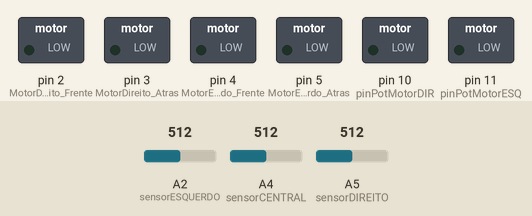
Recording of a sketch running on a simulated Arduino Uno, built with avr-gcc and run on an emulated ATmega328P. Shown: switched loads named in the sketch (green lamp = pin HIGH). The inputs (shaded band) are chosen by the test bench; at power-on: A2 (sensorESQUERDO) = 512, A4 (sensorCENTRAL) = 512, A5 (sensorDIREITO) = 512.

Above: at 4.2 s.
4.3 s: A2 (sensorESQUERDO) set to 313
5.8 s: A2 (sensorESQUERDO) set to 287
At 6.4 s:
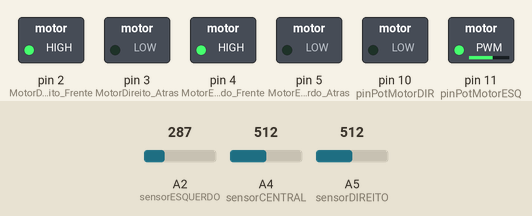
At 20.2 s:
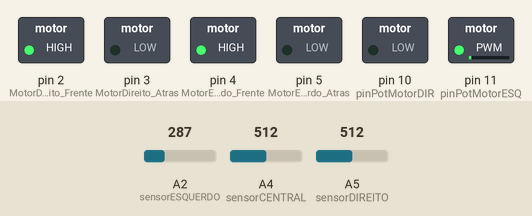
Timing chart, 0 to 20.5 s (numbered marks = the images above; inputs shaded):
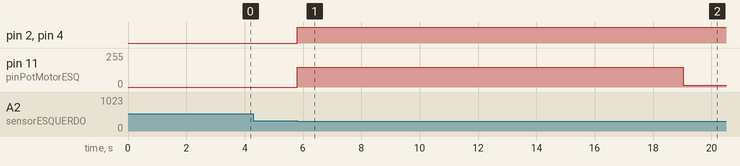

The sketch:

C_digo_carrinho_seguidor_de_linha_FINAL.ino
```cpp
//___________________________________________Definição Gerais dos Sensores______________________________________________
//_____________Definição Gerais dos Sensores______________
//Definição dos Sensores InfraVermelho
#define sensorDIREITO A5 //AZUL
#define sensorESQUERDO A2 //AMARELO
#define sensorCENTRAL A4 //VERMELHO

//Váriavel para armazenar dados dos Sensores
int Dados_SensorDIREITO; //AZUL
int Dados_SensorESQUERDO; //AMARELO
int Dados_SensorCENTRAL; //CENTRAL

//Definição da linha que divide preto e branco
//se maior que o linear, será preto
//se menor que o linear, será branco
#define linear 300
#define limiar2 450

//variavel de tempo

unsigned long tempo = 16000 + 3000;


/////////////////////////////////////////////////////////////////////////////////////////////////////////////////
//__________________________________________Definiçoes dos MOTORES_____________________________

//Definição dos Pinos de Potencia dos Motores
#define pinPotMotorESQ  11
#define pinPotMotorDIR  10

//Definição dos Pinos de Direção de Rotação
//Motor Direito
#define MotorDireito_Frente 2
#define MotorDireito_Atras 3

//Motor Esquerdo
#define MotorEsquerdo_Frente 4
#define MotorEsquerdo_Atras 5

//Definição de Velocidades

//Diferença de 25 no valor de um motor para o outro, exemplo abaixo
//#define veloESQ1 130
//#define veloDIR1 105
#define veloESQ1 255
#define veloDIR1 240
#define veloZero 0
#define veloCurvE 150
#define veloCurvD 135

////////////////////////////////////////////////////////////////////////////////////////////////
//________________________________________Definiçoes GERAIS de Funçoes_______________________________

//__________________________________Definição das Funçoes Primarias do motor_________________________

//********************************************************
//Função que faz o carrinho ficar parado
//FUNÇÃO PARADO DESATIVADA
void PARADO(){
  digitalWrite(MotorDireito_Frente,  HIGH );
  digitalWrite(MotorDireito_Atras,    LOW );
  digitalWrite(MotorEsquerdo_Frente, HIGH );
  digitalWrite(MotorEsquerdo_Atras,   LOW );

  analogWrite(pinPotMotorESQ , veloZero);
  analogWrite(pinPotMotorDIR , veloZero);
}
//Função que faz o carrinho andar para frente
void FRENTE(){
  digitalWrite(MotorDireito_Frente,  HIGH );
  digitalWrite(MotorDireito_Atras,    LOW );
  digitalWrite(MotorEsquerdo_Frente, HIGH );
  digitalWrite(MotorEsquerdo_Atras,   LOW );

  analogWrite(pinPotMotorESQ , veloESQ1);
  analogWrite(pinPotMotorDIR , veloDIR1);
}

//Função que faz o carrinho andar para tras
void TRAS(){
  digitalWrite(MotorDireito_Frente,    LOW );
  digitalWrite(MotorDireito_Atras,    HIGH );
  digitalWrite(MotorEsquerdo_Frente,   LOW );
  digitalWrite(MotorEsquerdo_Atras,   HIGH );

  analogWrite(pinPotMotorESQ , 130);
  analogWrite(pinPotMotorDIR , 105);
}
//Função que faz o carrinho andar para a direita
//Para virar a direita o motor o direito é desativado e o da esquerdo ativado
void DIREITA(){
  digitalWrite(MotorDireito_Frente,  HIGH );
  digitalWrite(MotorDireito_Atras,    LOW );
  digitalWrite(MotorEsquerdo_Frente, HIGH );
  digitalWrite(MotorEsquerdo_Atras,   LOW );

  analogWrite(pinPotMotorESQ , veloZero);
  analogWrite(pinPotMotorDIR , veloCurvD);
}

//Função que faz o carrinho andar para a esquerda
//Para virar a esquerda o motor o esquerdo é desativado e o da direito ativado
void ESQUERDA(){
  digitalWrite(MotorDireito_Frente,  HIGH );
  digitalWrite(MotorDireito_Atras,    LOW );
  digitalWrite(MotorEsquerdo_Frente, HIGH );
  digitalWrite(MotorEsquerdo_Atras,   LOW );

  analogWrite(pinPotMotorESQ , veloCurvE);
  analogWrite(pinPotMotorDIR , veloZero);
}
/////////////////////////////////////////////////////////////////////////////////////////////////////////////////
//___________________________________Definição das Funçoes Primarias do motor________________________________

//___________________________________________________SETUP GERAL_____________________________________________

void setup() {
//Definição dos Modos de pino
//INPUT = Entrada de Dados
//OUTPUT = Saída de Dados


//Definição pinos dos motores como SAIDA
  pinMode(MotorDireito_Frente,	OUTPUT);
	pinMode(MotorDireito_Atras,	  OUTPUT);
	pinMode(MotorEsquerdo_Frente, OUTPUT);
	pinMode(MotorEsquerdo_Atras,   OUTPUT);

//Definição de Potencias dos motores como SAIDA
  pinMode(pinPotMotorESQ,   OUTPUT);
  pinMode(pinPotMotorDIR,   OUTPUT);

//Definição dos Sensores como ENTRAGA
  pinMode(sensorDIREITO , INPUT);
  pinMode(sensorESQUERDO , INPUT);
  pinMode(sensorCENTRAL , INPUT);

  delay(3000);
//_________________________________iNICIALIZAÇÃO DO LOG________________________________

  //Serial.begin(9600);
 // Serial.println("-------- iniciando LOG ---------");
}
//////////////////////////////////////////////////////////////////////////////////////////////////////////////
//__________________________________________Código que irá se repetir dentro da função Loop_______________________________________

void loop(){
Dados_SensorCENTRAL = analogRead(sensorCENTRAL);
Dados_SensorDIREITO = analogRead(sensorDIREITO);
Dados_SensorESQUERDO = analogRead(sensorESQUERDO);
  if(Dados_SensorCENTRAL <= linear && Dados_SensorESQUERDO >= linear && Dados_SensorDIREITO >= linear )
  {
  FRENTE();
  }
  //caso o sensor vermelho esteja na linha branca, virar para a direita para o carrinho ficar reto
  if(Dados_SensorCENTRAL >= linear && Dados_SensorESQUERDO >= linear && Dados_SensorDIREITO <= linear )
  {
  DIREITA();
  }
  //caso o sensor amarelo esteja na linha branca, virar para a esquerda para o carrinho ficar reto
  if(Dados_SensorCENTRAL >= linear && Dados_SensorESQUERDO <= linear && Dados_SensorDIREITO >= linear )
  {
  ESQUERDA();
  }
  //cruzamento de Linhas
  if(Dados_SensorCENTRAL <= linear && Dados_SensorESQUERDO <= linear && Dados_SensorDIREITO <= linear )
  {
  FRENTE();
  }
  //Caso saia da linha
  /*if(Dados_SensorCENTRAL > limiar2 && Dados_SensorESQUERDO > limiar2 && Dados_SensorDIREITO > limiar2 )
  {
  TRAS();
  }*/
  //direita 2
  if(Dados_SensorCENTRAL <= linear && Dados_SensorESQUERDO >= linear && Dados_SensorDIREITO <= linear )
  {
  DIREITA();
  }
  //esquerda 27
  if(Dados_SensorCENTRAL <= linear && Dados_SensorESQUERDO <= linear && Dados_SensorDIREITO >= linear )
  {
  ESQUERDA();
  }
  if(millis()>=tempo)
  {
  PARADO();
  }


}
```

Measured:
- the behaviour switches between 301 and 300 on A2 (sensorESQUERDO) (found by bisection; images 0 and 1)
- after the input at 4.3 s, every drawn part: stays the same
- after the input at 5.8 s, pin 2 (MotorDireito_Frente), pin 4 (MotorEsquerdo_Frente): LOW → HIGH after 0.00 s instead of 13.2 s; pin 11 (pinPotMotorESQ): 0/255 → 150/255 at once, → 14/255 13.2 s later
